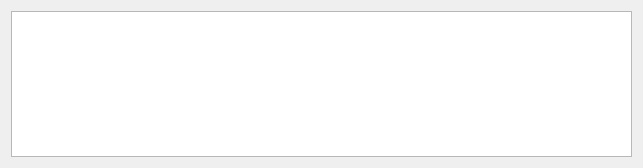
<?xml version="1.0" encoding="UTF-8"?>
<ui version="4.0">
 <class>ErrorListControlUi</class>
 <widget class="QWidget" name="ErrorListControlUi">
  <property name="geometry">
   <rect>
    <x>0</x>
    <y>0</y>
    <width>643</width>
    <height>168</height>
   </rect>
  </property>
  <property name="windowTitle">
   <string>Error List</string>
  </property>
  <layout class="QHBoxLayout" name="horizontalLayout">
   <item>
    <widget class="QTreeView" name="errorListView"/>
   </item>
  </layout>
 </widget>
 <resources/>
 <connections/>
</ui>
